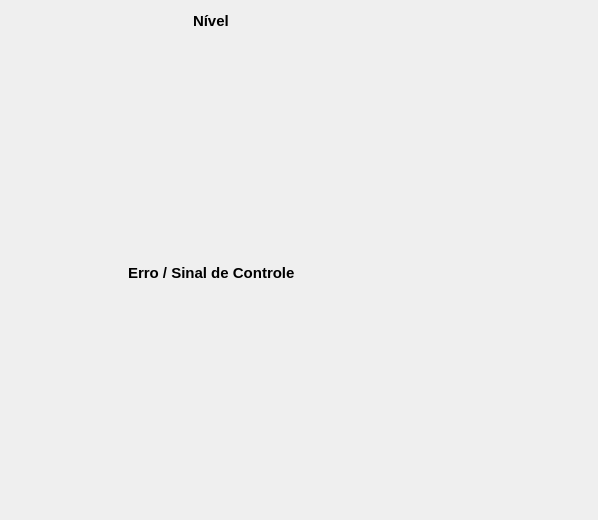
      <widget class="QWidget" name="planta_real">
       <attribute name="title">
        <string>Planta Real</string>
       </attribute>
       <layout class="QGridLayout" name="gridLayout_4">
        <item row="0" column="0">
         <layout class="QHBoxLayout" name="horizontalLayout_4">
          <item>
           <layout class="QVBoxLayout" name="verticalLayout_21">
            <item>
             <layout class="QHBoxLayout" name="horizontalLayout_16">
              <item>
               <spacer name="horizontalSpacer_9">
                <property name="orientation">
                 <enum>Qt::Horizontal</enum>
                </property>
                <property name="sizeHint" stdset="0">
                 <size>
                  <width>40</width>
                  <height>20</height>
                 </size>
                </property>
               </spacer>
              </item>
              <item>
               <widget class="QLabel" name="label_18">
                <property name="text">
                 <string>&lt;!DOCTYPE HTML PUBLIC &quot;-//W3C//DTD HTML 4.0//EN&quot; &quot;http://www.w3.org/TR/REC-html40/strict.dtd&quot;&gt;
&lt;html&gt;&lt;head&gt;&lt;meta name=&quot;qrichtext&quot; content=&quot;1&quot; /&gt;&lt;style type=&quot;text/css&quot;&gt;
p, li { white-space: pre-wrap; }
&lt;/style&gt;&lt;/head&gt;&lt;body style=&quot; font-family:'MS Shell Dlg 2'; font-size:8.25pt; font-weight:400; font-style:normal;&quot;&gt;
&lt;p style=&quot; margin-top:0px; margin-bottom:0px; margin-left:0px; margin-right:0px; -qt-block-indent:0; text-indent:0px;&quot;&gt;&lt;span style=&quot; font-size:11pt; font-weight:600;&quot;&gt;Nível&lt;/span&gt;&lt;/p&gt;&lt;/body&gt;&lt;/html&gt;</string>
                </property>
               </widget>
              </item>
              <item>
               <spacer name="horizontalSpacer_10">
                <property name="orientation">
                 <enum>Qt::Horizontal</enum>
                </property>
                <property name="sizeHint" stdset="0">
                 <size>
                  <width>40</width>
                  <height>20</height>
                 </size>
                </property>
               </spacer>
              </item>
             </layout>
            </item>
            <item>
             <widget class="Grafico" name="real_niveis" native="true">
              <property name="minimumSize">
               <size>
                <width>400</width>
                <height>220</height>
               </size>
              </property>
             </widget>
            </item>
           </layout>
          </item>
          <item>
           <layout class="QVBoxLayout" name="verticalLayout_22">
            <item>
             <spacer name="horizontalSpacer_13">
              <property name="orientation">
               <enum>Qt::Horizontal</enum>
              </property>
              <property name="sizeType">
               <enum>QSizePolicy::Maximum</enum>
              </property>
              <property name="sizeHint" stdset="0">
               <size>
                <width>170</width>
                <height>17</height>
               </size>
              </property>
             </spacer>
            </item>
            <item>
             <layout class="QVBoxLayout" name="verticalLayout_14">
              <item>
               <widget class="Legenda" name="real_legenda_niveis" native="true">
                <property name="minimumSize">
                 <size>
                  <width>170</width>
                  <height>100</height>
                 </size>
                </property>
                <property name="maximumSize">
                 <size>
                  <width>170</width>
                  <height>16777215</height>
                 </size>
                </property>
                <property name="styleSheet">
                 <string notr="true">QGraphicsView{ background: transparent; border: 0px}</string>
                </property>
               </widget>
              </item>
              <item>
               <spacer name="verticalSpacer_4">
                <property name="orientation">
                 <enum>Qt::Vertical</enum>
                </property>
                <property name="sizeHint" stdset="0">
                 <size>
                  <width>20</width>
                  <height>98</height>
                 </size>
                </property>
               </spacer>
              </item>
             </layout>
            </item>
           </layout>
          </item>
         </layout>
        </item>
        <item row="1" column="0">
         <layout class="QHBoxLayout" name="horizontalLayout_15">
          <item>
           <layout class="QVBoxLayout" name="verticalLayout_19">
            <item>
             <layout class="QHBoxLayout" name="horizontalLayout_3">
              <item>
               <spacer name="horizontalSpacer_8">
                <property name="orientation">
                 <enum>Qt::Horizontal</enum>
                </property>
                <property name="sizeHint" stdset="0">
                 <size>
                  <width>40</width>
                  <height>20</height>
                 </size>
                </property>
               </spacer>
              </item>
              <item>
               <widget class="QLabel" name="label_9">
                <property name="text">
                 <string>&lt;!DOCTYPE HTML PUBLIC &quot;-//W3C//DTD HTML 4.0//EN&quot; &quot;http://www.w3.org/TR/REC-html40/strict.dtd&quot;&gt;
&lt;html&gt;&lt;head&gt;&lt;meta name=&quot;qrichtext&quot; content=&quot;1&quot; /&gt;&lt;style type=&quot;text/css&quot;&gt;
p, li { white-space: pre-wrap; }
&lt;/style&gt;&lt;/head&gt;&lt;body style=&quot; font-family:'MS Shell Dlg 2'; font-size:8.25pt; font-weight:400; font-style:normal;&quot;&gt;
&lt;p style=&quot; margin-top:0px; margin-bottom:0px; margin-left:0px; margin-right:0px; -qt-block-indent:0; text-indent:0px;&quot;&gt;&lt;span style=&quot; font-size:11pt; font-weight:600;&quot;&gt;Erro / Sinal de Controle&lt;/span&gt;&lt;/p&gt;&lt;/body&gt;&lt;/html&gt;</string>
                </property>
               </widget>
              </item>
              <item>
               <spacer name="horizontalSpacer_7">
                <property name="orientation">
                 <enum>Qt::Horizontal</enum>
                </property>
                <property name="sizeHint" stdset="0">
                 <size>
                  <width>40</width>
                  <height>20</height>
                 </size>
                </property>
               </spacer>
              </item>
             </layout>
            </item>
            <item>
             <widget class="Grafico" name="real_erro_sc" native="true">
              <property name="minimumSize">
               <size>
                <width>400</width>
                <height>220</height>
               </size>
              </property>
             </widget>
            </item>
           </layout>
          </item>
          <item>
           <layout class="QVBoxLayout" name="verticalLayout_20">
            <item>
             <spacer name="horizontalSpacer_11">
              <property name="orientation">
               <enum>Qt::Horizontal</enum>
              </property>
              <property name="sizeType">
               <enum>QSizePolicy::Maximum</enum>
              </property>
              <property name="sizeHint" stdset="0">
               <size>
                <width>170</width>
                <height>17</height>
               </size>
              </property>
             </spacer>
            </item>
            <item>
             <layout class="QVBoxLayout" name="verticalLayout_15">
              <item>
               <widget class="Legenda" name="real_legenda_erro_sc" native="true">
                <property name="minimumSize">
                 <size>
                  <width>170</width>
                  <height>100</height>
                 </size>
                </property>
                <property name="maximumSize">
                 <size>
                  <width>170</width>
                  <height>16777215</height>
                 </size>
                </property>
                <property name="styleSheet">
                 <string notr="true">QGraphicsView{ background: transparent; border: 0px}</string>
                </property>
               </widget>
              </item>
              <item>
               <spacer name="verticalSpacer_5">
                <property name="orientation">
                 <enum>Qt::Vertical</enum>
                </property>
                <property name="sizeHint" stdset="0">
                 <size>
                  <width>20</width>
                  <height>98</height>
                 </size>
                </property>
               </spacer>
              </item>
             </layout>
            </item>
           </layout>
          </item>
         </layout>
        </item>
       </layout>
      </widget>
